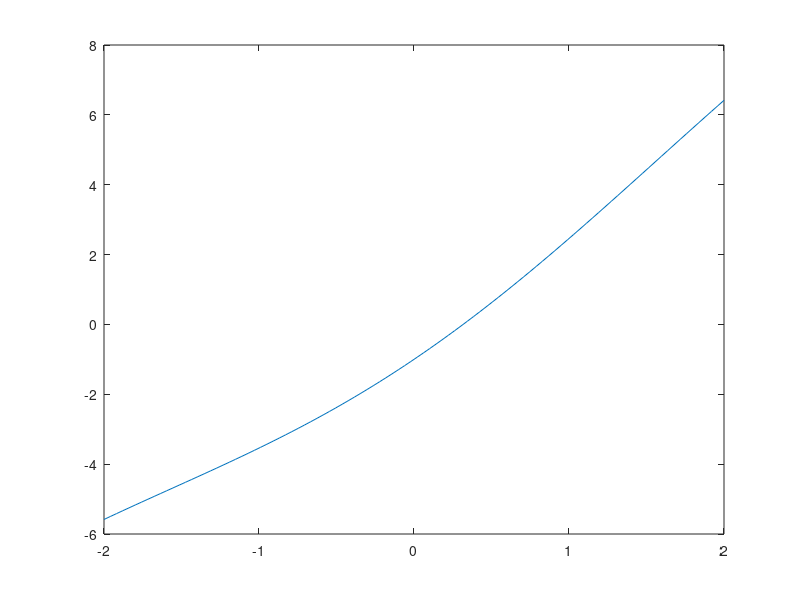

This chart was generated by the following MATLAB code: (Note: this script raises an error after producing the figure.)
% nem linearis egyenletek
% fzero

f = @(x) 3*x-cos(x)
x = linspace(-2, 2);

plot(x, f(x));

% x tengely mutatasa
ax = gca;
ax.XAxisLocation = 'origin'

fsolve(f, 0)

%b, feladat
roots([3 0 -12 4])

% c, feladat
% f fuggveny felvetele
% linspace(-20, 2)
% % legnagyobb gyok:
% fsolve(f, -2);
% % fsolve masodik parametre: honnan inditjuk a keresest



